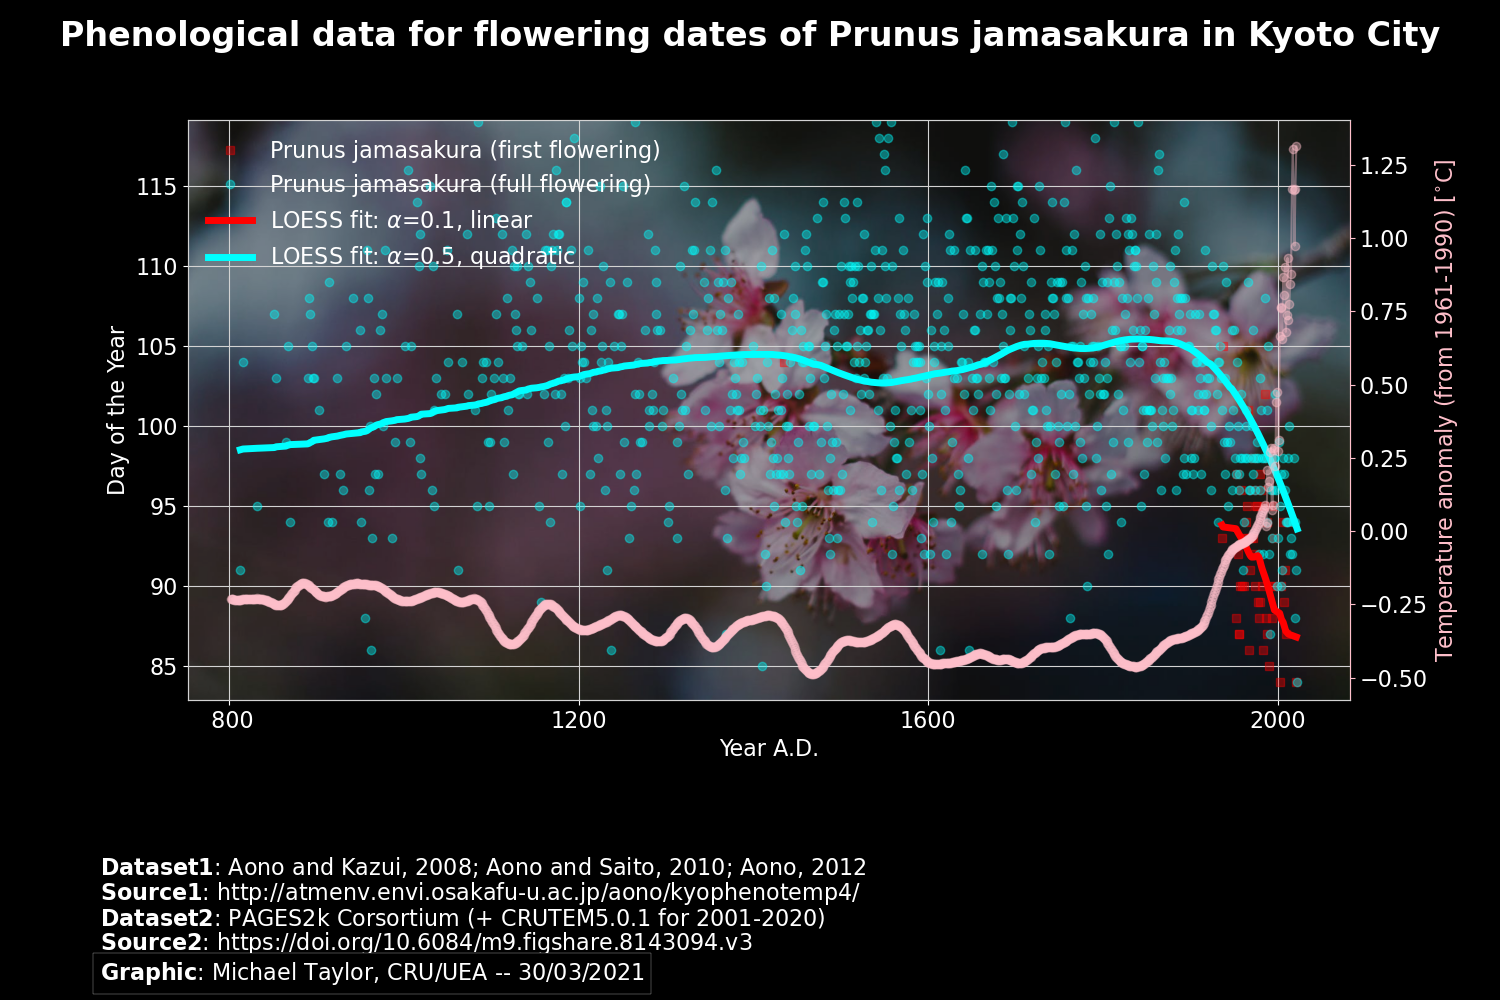

This chart was generated by the following Python code:
#!/usr/bin/env python

#-----------------------------------------------------------------------
# PROGRAM: glosat-sakura.py
#-----------------------------------------------------------------------
# Version 0.1
# 28 March, 2021
# Dr Michael Taylor
# https://patternizer.github.io
# patternizer AT gmail DOT com
# michael DOT a DOT taylor AT uea DOT ac DOT uk
#-----------------------------------------------------------------------

# Dataframe libraries:
import numpy as np
import pandas as pd
import xarray as xr

# Stats libraries:
from loess import loess

# Datetime libraries:
from datetime import datetime
import nc_time_axis
import cftime

# Plotting libraries:
import matplotlib
#matplotlib.use('agg')
import matplotlib as mpl
from matplotlib import rcParams
from matplotlib import image
import matplotlib.pyplot as plt
from pandas.plotting import register_matplotlib_converters
register_matplotlib_converters()
import matplotlib.dates as mdates
import matplotlib.colors as mcolors
import matplotlib.ticker as mticker

# Maths libraries:
from scipy.interpolate import griddata
from scipy import spatial
from math import radians, cos, sin, asin, sqrt

# OS libraries:
import os, sys
from  optparse import OptionParser
#import argparse

# Silence library version notifications
import warnings
warnings.filterwarnings("ignore", category=UserWarning)
warnings.filterwarnings("ignore", category=RuntimeWarning)
warnings.filterwarnings("ignore", message="numpy.dtype size changed")
warnings.filterwarnings("ignore", message="numpy.ufunc size changed")

#----------------------------------------------------------------------------
# DARK BACKGROUND THEME
#----------------------------------------------------------------------------

matplotlib.rcParams['text.usetex'] = False
rcParams['font.family'] = ['DejaVu Sans']
rcParams['font.sans-serif'] = ['Avant Garde']
plt.rc('text',color='white')
plt.rc('lines',color='white')
plt.rc('patch',edgecolor='white')
plt.rc('grid',color='lightgray')
plt.rc('xtick',color='white')
plt.rc('ytick',color='white')
plt.rc('axes',edgecolor='lightgray')
plt.rc('axes',facecolor='black')
plt.rc('axes',labelcolor='white')
plt.rc('figure',facecolor='black')
plt.rc('figure',edgecolor='black')
plt.rc('savefig',edgecolor='black')
plt.rc('savefig',facecolor='black')

# Calculate current time

now = datetime.now()
currentmn = str(now.month)
if now.day == 1:
    currentdy = str(cal.monthrange(now.year,now.month-1)[1])
    currentmn = str(now.month-1)
else:
    currentdy = str(now.day-1)
if int(currentdy) < 10:
    currentdy = '0' + currentdy    
currentyr = str(now.year)
if int(currentmn) < 10:
    currentmn = '0' + currentmn
titletime = str(currentdy) + '/' + currentmn + '/' + currentyr

#-----------------------------------------------------------------------------
# SETTINGS
#-----------------------------------------------------------------------------

fontsize = 16
use_anomalies = True
use_loess = True
station_code = '477590' # Kyoto City
station_latlon = 'lon_135.7_lat_35.0'
img = image.imread("IMAGES/sakura4.jpeg")

#-----------------------------------------------------------------------------
# LOAD: GloSAT timseries
#-----------------------------------------------------------------------------

if use_anomalies == True:
    df_in = pd.read_pickle('DATA/df_anom.pkl', compression='bz2')        
    dirstr = 'DATA/ANOMALIES/' + station_latlon
else:
    df_in = pd.read_pickle('DATA/df_temp.pkl', compression='bz2')            
    dirstr = 'DATA/ABSOLUTES/' + station_latlon                
df = df_in[df_in['stationcode']==station_code].reset_index(drop=True)

t_glosat = pd.date_range(start=str(df['year'][0]), periods=len(df), freq='A')   
ts_glosat = np.mean(np.array(df.groupby('year').mean().iloc[:,0:11]),axis=1) 

#-----------------------------------------------------------------------------
# LOAD: 20CRv3 gridcell timseries
#-----------------------------------------------------------------------------

ensemble_mean = dirstr+'/'+'ensemble_mean'+'_'+station_latlon+'.csv'
ensemble_sd = dirstr+'/ensemble_sd'+'_'+station_latlon+'.csv'
ensemble_min = dirstr+'/ensemble_min'+'_'+station_latlon+'.csv'
ensemble_max = dirstr+'/ensemble_max'+'_'+station_latlon+'.csv'
ensemble_pctl_05 = dirstr+'/ensemble_pctl_05'+'_'+station_latlon+'.csv'
ensemble_pctl_10 = dirstr+'/ensemble_pctl_10'+'_'+station_latlon+'.csv'
ensemble_pctl_25 = dirstr+'/ensemble_pctl_25'+'_'+station_latlon+'.csv'
ensemble_pctl_50 = dirstr+'/ensemble_pctl_50'+'_'+station_latlon+'.csv'
ensemble_pctl_75 = dirstr+'/ensemble_pctl_75'+'_'+station_latlon+'.csv'
ensemble_pctl_90 = dirstr+'/ensemble_pctl_90'+'_'+station_latlon+'.csv'
ensemble_pctl_95 = dirstr+'/ensemble_pctl_95'+'_'+station_latlon+'.csv'

#-----------------------------------------------------------------------------
# LOAD: Sakura DOY timeseries
#-----------------------------------------------------------------------------

# STNNo. A.D.     FiFD FuFD WORK TYPE Name of reference
# 47759 2008   PJ 0328 0404    6    0 NEWS-PAPER(ARASHIYAMA)

sakura_file = 'DATA/aono-cherry-blossom-kyoto.txt'
nheader = 26
f = open(sakura_file)
lines = f.readlines()
years = []
FiFD_months = []
FuFD_months = []
FiFD_days = []
FuFD_days = []
for i in range(nheader,len(lines)):
        chars = lines[i]   
        year = chars[6:10].strip()
        FiFD = chars[16:20].strip()
        if not FiFD: 
            FiFD_month = '999'
            FiFD_day = '999'
        else: 
            FiFD_month = FiFD[0:2]
            FiFD_day = FiFD[2:4]
        FuFD = chars[21:26].strip()
        if not FuFD: 
            FuFD_month = '999'
            FuFD_day = '999'
        else: 
            FuFD_month = FuFD[0:2]
            FuFD_day = FuFD[2:4]
        years.append(year)        
        FiFD_months.append(FiFD_month)        
        FuFD_months.append(FuFD_month)        
        FiFD_days.append(FiFD_day)        
        FuFD_days.append(FuFD_day)        
f.close()    

FiFD_DOYs = []
FuFD_DOYs = []
for i in range(len(years)):
    if FiFD_months[i] != "" and FiFD_months[i] != '999':
        date = cftime.DatetimeGregorian(int(years[i]), int(FiFD_months[i]), int(FiFD_days[i]))
        year = cftime.DatetimeGregorian(int(years[i]), 1, 1)
        doy = (date-year).days
    else:
        doy = np.nan
    FiFD_DOYs.append(doy)
    if FuFD_months[i] != "" and FuFD_months[i] != '999':
        date = cftime.DatetimeGregorian(int(years[i]), int(FuFD_months[i]), int(FuFD_days[i]))
        year = cftime.DatetimeGregorian(int(years[i]), 1, 1)
        doy = (date-year).days
    else:
        doy = np.nan
    FuFD_DOYs.append(doy)
        
t_sakura = xr.cftime_range(start=years[0].zfill(4), periods=len(years), freq='A', calendar='gregorian')     
ts_sakura_Fi = FiFD_DOYs
ts_sakura_Fu = FuFD_DOYs

df_sakura = pd.DataFrame()
df_sakura['t_sakura'] = t_sakura
df_sakura['ts_sakura_Fi'] = ts_sakura_Fi
df_sakura['ts_sakura_Fu'] = ts_sakura_Fu

#-----------------------------------------------------------------------------
# LOAD: Pages2k (via Ed Hawkins with thanks): 
#-----------------------------------------------------------------------------

# 1945	0.014	0.006	-0.2553	0.2013	-0.0692	-0.0692	-0.3131	0.0901
# Year CE | raw instrumental target data | reconstruction ensemble 50th | 2.5th | 97.5th percentiles | 31-year butterworth filtered instrumental target data | 31-year butterworth filtered reconstruction 50th | 2.5th | 97.5th percentiles

#pages2k_file = 'DATA/Full_ensemble_median_and 95pct_range.txt'
#pages2k_file = 'DATA/Full_ensemble_median_and 95pct_range_HadCRUT5.txt'
pages2k_file = 'DATA/Full_ensemble_median_and 95pct_range_CRUTEM5.txt'
nheader = 5
f = open(pages2k_file)
lines = f.readlines()
years = []
obs = []
for i in range(nheader,len(lines)):
        words = lines[i].split()   
        year = words[0].zfill(4)
        val = (len(words)-1)*[None]            
        for j in range(len(val)):                                
            try: val[j] = float(words[j+1])                
            except: 
                pass                                 
        years.append(year)                                     
        obs.append(val)            
f.close()    
obs = np.array(obs)

t_pages2k = xr.cftime_range(start=years[0], periods=len(years), freq='A', calendar='gregorian')[800:]
ts_pages2k_instr = pd.to_numeric(obs[:,0][800:], errors='coerce')
ts_pages2k_recon = pd.to_numeric(obs[:,5][800:], errors='coerce')
ts_pages2k = np.append(ts_pages2k_recon[0:-36],ts_pages2k_instr[-36:],axis=None)

df_pages2k = pd.DataFrame()
df_pages2k['t_pages2k'] = t_pages2k
df_pages2k['ts_pages2k'] = ts_pages2k

#-----------------------------------------------------------------------------
# STATS: LOESS fit
#-----------------------------------------------------------------------------

if use_loess == True:

    df_sakura_nonan_Fu = df_sakura.dropna( how='any', subset=['ts_sakura_Fu'])
    df_sakura_nonan_Fi = df_sakura[df_sakura['t_sakura'].index>1000].dropna( how='any', subset=['ts_sakura_Fi'])
    regsDF_Fu, evalDF_Fu = loess(df_sakura_nonan_Fu['t_sakura'].index, df_sakura_nonan_Fu['ts_sakura_Fu'], alpha=.5, poly_degree=2)
    regsDF_Fi, evalDF_Fi = loess(df_sakura_nonan_Fi['t_sakura'].index, df_sakura_nonan_Fi['ts_sakura_Fi'], alpha=.9, poly_degree=1)
    #l_x  = evalDF['v'].values
    l_x_Fu  = df_sakura_nonan_Fu['t_sakura']
    l_x_Fi  = df_sakura_nonan_Fi['t_sakura']
    l_y_Fu  = evalDF_Fu['g'].values[1:]
    l_y_Fi  = evalDF_Fi['g'].values[1:]

#-----------------------------------------------------------------------------
# PLOT: GloSAT temperatures and Sakura (Cherry Blossom) timeseries on same xaxis
#-----------------------------------------------------------------------------

figstr = 'glosat-sakura.png'
titlestr = 'Phenological data for flowering dates of Prunus jamasakura in Kyoto City'

fig,ax = plt.subplots(figsize=(15,10))
plt.plot(df_sakura['t_sakura'],df_sakura['ts_sakura_Fi'], color='red', marker='s', linestyle='None', alpha=0.4, label='Prunus jamasakura (first flowering)')
plt.plot(df_sakura['t_sakura'],df_sakura['ts_sakura_Fu'], color='cyan', marker='o', linestyle='None', alpha=0.4, label='Prunus jamasakura (full flowering)')
plt.plot(l_x_Fi, l_y_Fi, color='red', linestyle='-', linewidth=5, alpha=1.0, label='LOESS fit: '+r'$\alpha$=0.1' + ', linear')
plt.plot(l_x_Fu, l_y_Fu, color='cyan', linestyle='-', linewidth=5, alpha=1.0, label='LOESS fit: '+r'$\alpha$=0.5' + ', quadratic')
xmin, xmax = ax.get_xlim()
ymin, ymax = ax.get_ylim()
aspect = img.shape[0] / img.shape[1] * (xmax - xmin)/(ymax - ymin)
plt.imshow(img, zorder=0, extent=[xmin, xmax, ymin, ymax], aspect=aspect, alpha=0.8)
ax.tick_params(labelsize=fontsize)
ax.xaxis.grid(True, which='major')        
ax.yaxis.grid(True, which='major')      
#plt.ylim(0,140)  
leg = plt.legend(loc=2, ncol=1, fontsize=fontsize)
leg.set_frame_on(False) # make it transparent
ax.set_xlabel("Year A.D.", fontsize=fontsize)
ax.set_ylabel("Day of the Year", fontsize=fontsize)    
ax2 = ax.twinx()
ax2.plot(df_pages2k['t_pages2k'], df_pages2k['ts_pages2k'], color='pink', marker='o', linestyle='-', alpha=0.4, label=r'Temperature anomaly (from 1991-1990) [$^{\circ}$C]')
ax2.spines['right'].set_color('pink')
ax2.tick_params(axis='y', color='pink', labelsize=fontsize)
ax2.set_ylabel(r'Temperature anomaly (from 1961-1990) [$^{\circ}$C]', color='pink', fontsize=fontsize)    

datastr1 = r'$\bf{Dataset 1}$' + ': Aono and Kazui, 2008; Aono and Saito, 2010; Aono, 2012'        
sourcestr1 = r'$\bf{Source 1}$' + ': http://atmenv.envi.osakafu-u.ac.jp/aono/kyophenotemp4/'        
datastr2 = r'$\bf{Dataset 2}$' + ': PAGES2k Corsortium (+ CRUTEM5.0.1 for 2001-2020)'        
sourcestr2 = r'$\bf{Source 2}$' + ': https://doi.org/10.6084/m9.figshare.8143094.v3'        
authorstr = r'$\bf{Graphic}$' + ': Michael Taylor, CRU/UEA' + ' -- ' + titletime

fig.suptitle(titlestr, fontsize=24, color='white', fontweight='bold')        
plt.annotate(datastr1, xy=(100,125), xycoords='figure pixels', color='white', fontsize=fontsize) 
plt.annotate(sourcestr1, xy=(100,100), xycoords='figure pixels', color='white', fontsize=fontsize) 
plt.annotate(datastr2, xy=(100,75), xycoords='figure pixels', color='white', fontsize=fontsize) 
plt.annotate(sourcestr2, xy=(100,50), xycoords='figure pixels', color='white', fontsize=fontsize) 
plt.annotate(authorstr, xy=(100,20), xycoords='figure pixels', color='white', fontsize=fontsize, bbox=dict(boxstyle="square, pad=0.3", fc='black', edgecolor='white', linewidth=0.2))    
fig.subplots_adjust(left=None, bottom=0.3, right=None, top=None, wspace=None, hspace=None)
plt.savefig(figstr)
plt.close('all')

# -----------------------------------------------------------------------------
print('** END')

